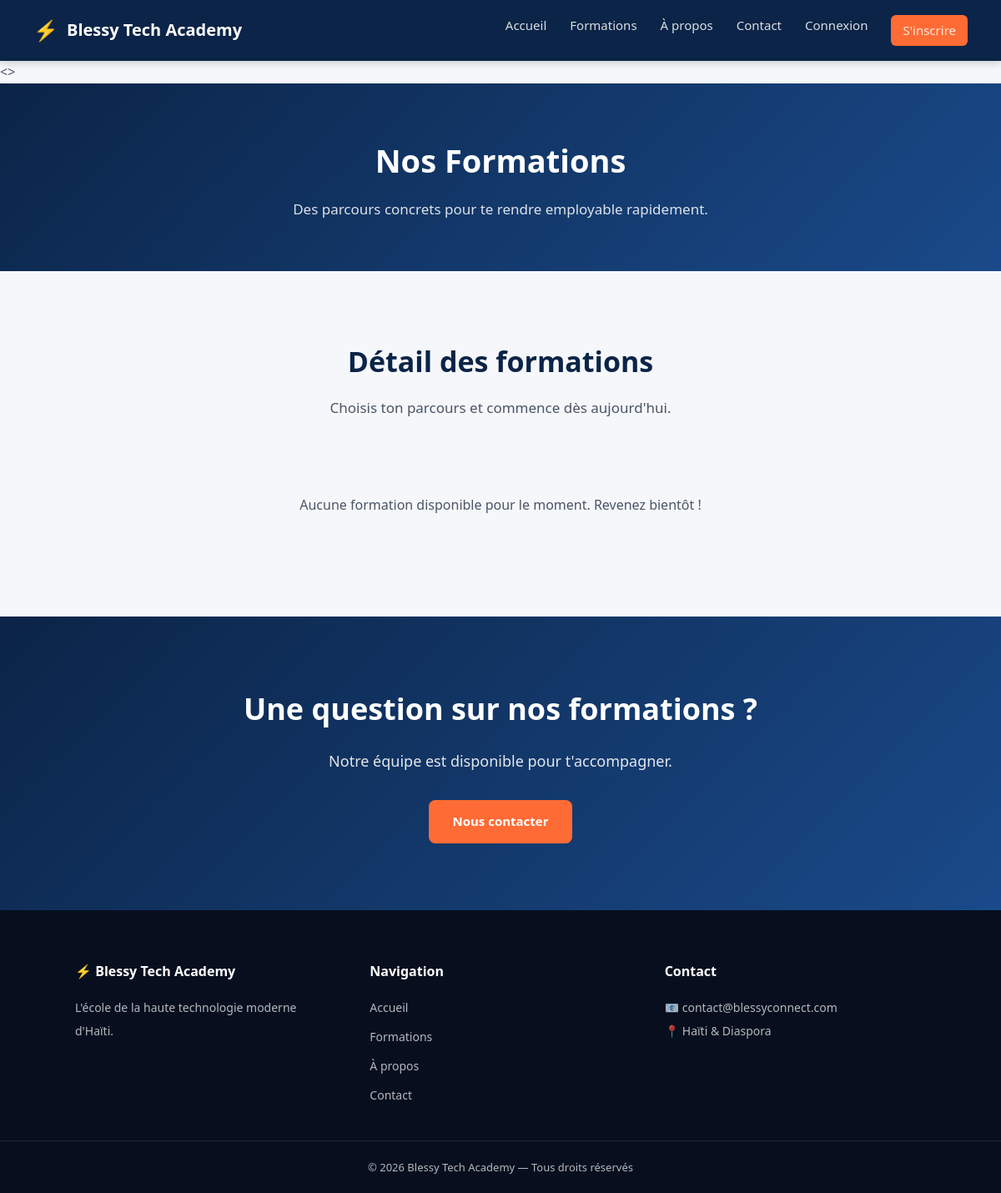
The app's page /formations/, older data.
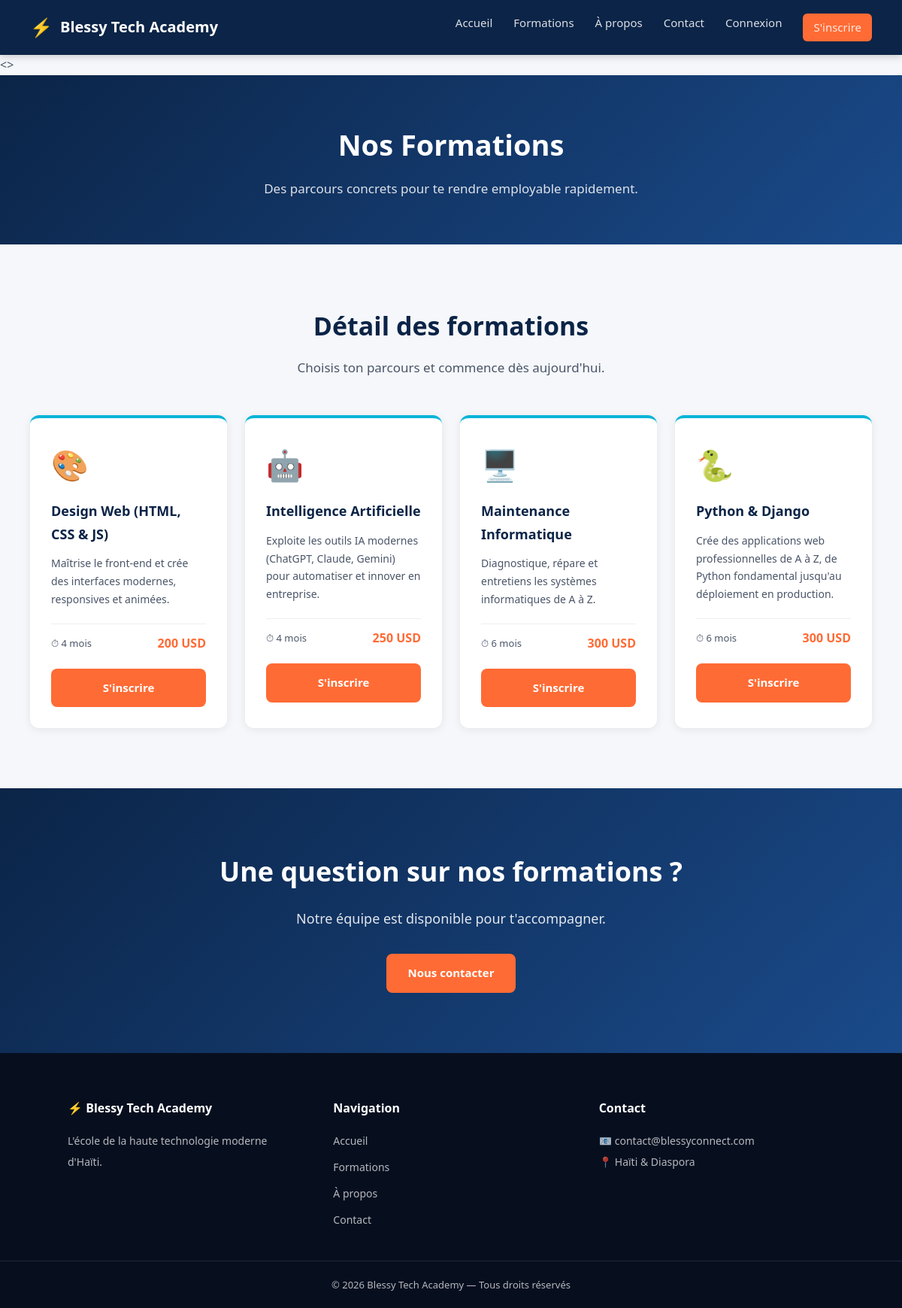
The same page, newer data.
### academie/models.py (models this page shows, shortened)
class Formation(models.Model):
    NIVEAUX = [
        ('debutant', 'Débutant'),
        ('intermediaire', 'Intermédiaire'),
        ('avance', 'Avancé'),
        ('professionnel', 'Professionnel'),
    ]
    nom = models.CharField(max_length=200)
    icone = models.CharField(max_length=10, default='📚')
    description = models.TextField()
    duree_mois = models.IntegerField()
    prix = models.IntegerField()
    niveau = models.CharField(
        max_length=20,
        choices=NIVEAUX,
        default='debutant'
    )
    debouches = models.TextField(blank=True)
    prerequis = models.TextField(blank=True)
    certifications = models.TextField(blank=True)
    actif = models.BooleanField(default=True)
    date_creation = models.DateTimeField(auto_now_add=True)
    class Meta:
        ordering = ['nom']
        verbose_name = 'Formation'
        verbose_name_plural = 'Formations'

### academie/views.py (the view)
# urls.py: path('formations/', views.formations, name='formations'),
def formations(request):
    toutes_formations = Formation.objects.filter(actif=True)
    return render(request, 'academie/formations.html',
                  {'formations': toutes_formations})

### academie/templates/academie/formations.html (shortened to what this page needs)
{% extends 'academie/base.html' %}
{% block contenu %}
<section class="page-hero">
    <h2>Nos Formations</h2>
    <p>Des parcours concrets pour te rendre employable rapidement.</p>
</section>
<section class="apercu-formations">
    <h2>Détail des formations</h2>
    <p class="sous-titre">Choisis ton parcours et commence dès aujourd'hui.</p>
    <div class="formations-grille">
        {% for formation in formations %}
            <article class="carte-formation">
                <div class="carte-icone">{{ formation.icone }}</div>
                <h3>{{ formation.nom }}</h3>
                <p>{{ formation.description }}</p>
                <div class="carte-meta">
                    <span class="duree">⏱ {{ formation.duree_mois }} mois</span>
                    <span class="prix">{{ formation.prix }} USD</span>
                </div>
                <a href="{% url 'contact' %}" class="btn btn-principal"
                   style="text-align:center; margin-top:8px;">
                    S'inscrire
                </a>
            </article>
        {% empty %}
            <p style="text-align:center; color: var(--gris-texte);
                      padding: 40px;">
                Aucune formation disponible pour le moment.
                Revenez bientôt !
            </p>
        {% endfor %}
    </div>
</section>
<section class="cta">
    <h2>Une question sur nos formations ?</h2>
    <p>Notre équipe est disponible pour t'accompagner.</p>
    <a href="{% url 'contact' %}" class="btn btn-principal">
        Nous contacter
    </a>
</section>
{% endblock %}

Row changes from the older to the newer data that the page shows:
added Formation: icone "🎨", nom "Design Web (HTML, CSS & JS)", description "Maîtrise le front-end et crée des interfaces modernes, responsives et animées.", duree_mois "4", prix "200"
added Formation: icone "🤖", nom "Intelligence Artificielle", description "Exploite les outils IA modernes (ChatGPT, Claude, Gemini) pour automatiser et innover en entreprise.", duree_mois "4", prix "250"
added Formation: icone "🖥️", nom "Maintenance Informatique", description "Diagnostique, répare et entretiens les systèmes informatiques de A à Z.", duree_mois "6", prix "300"
added Formation: icone "🐍", nom "Python & Django", description "Crée des applications web professionnelles de A à Z, de Python fondamental jusqu'au déploiement en production.", duree_mois "6", prix "300"
Text that changed along with them:
text no longer shown: "Aucune formation disponible pour le moment. Revenez bientôt !"
